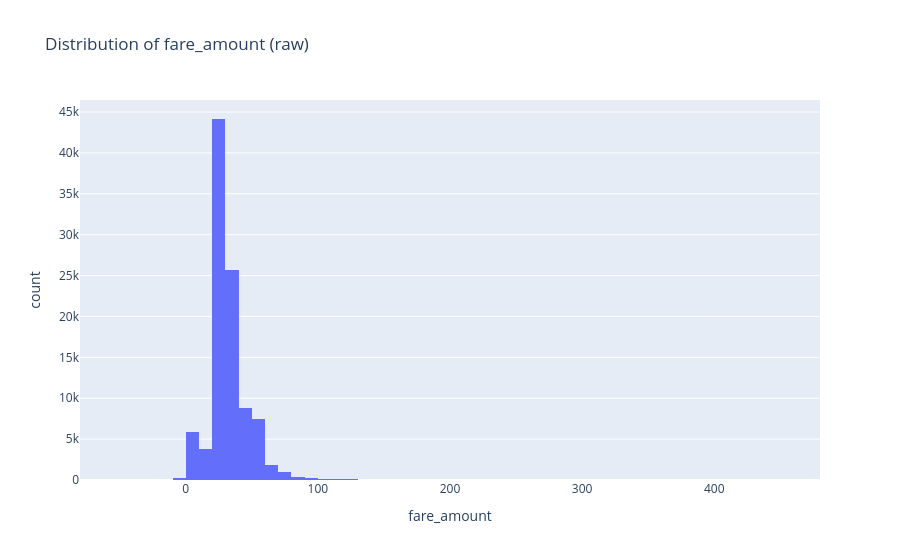

Notebook cell for this chart:
### Code cell
fig4 = px.histogram(
    trips_temp,
    x="fare_amount",
    nbins=100,
    title="Distribution of fare_amount (raw)"
)
fig4.show()

### Figure 1 — Plotly figure (JSON) as saved in the notebook; plotly's stock layout.template omitted (floating-point values rounded to 4 significant figures; data arrays with more than 128 entries replaced by an {"elided": "..."} marker saying what was removed)
{"data": [{"bingroup": "x", "hovertemplate": "fare_amount=%{x}<br>count=%{y}<extra></extra>", "legendgroup": "", "marker": {"color": "#636efa", "pattern": {"shape": ""}}, "name": "", "nbinsx": 100, "orientation": "v", "showlegend": false, "type": "histogram", "x": {"elided": "100000 float values"}, "xaxis": "x", "yaxis": "y"}], "layout": {"barmode": "relative", "legend": {"tracegroupgap": 0}, "title": {"text": "Distribution of fare_amount (raw)"}, "xaxis": {"anchor": "y", "domain": [0, 1], "title": {"text": "fare_amount"}}, "yaxis": {"anchor": "x", "domain": [0, 1], "title": {"text": "count"}}}}
